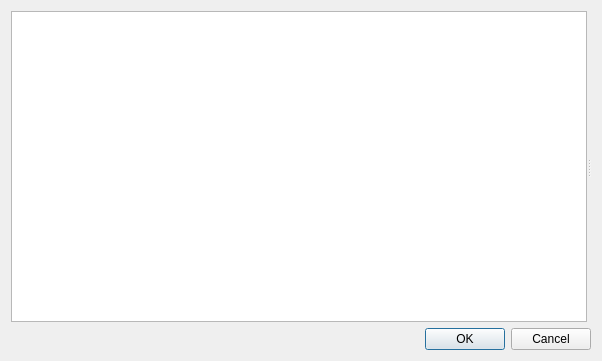
<?xml version="1.0" encoding="UTF-8"?>
<ui version="4.0">
 <class>Dialog</class>
 <widget class="QDialog" name="Dialog">
  <property name="geometry">
   <rect>
    <x>0</x>
    <y>0</y>
    <width>602</width>
    <height>361</height>
   </rect>
  </property>
  <property name="windowTitle">
   <string>Dialog</string>
  </property>
  <layout class="QVBoxLayout" name="verticalLayout">
   <item>
    <widget class="QSplitter" name="splitter">
     <property name="orientation">
      <enum>Qt::Horizontal</enum>
     </property>
     <widget class="QListWidget" name="compoList"/>
     <widget class="QWidget" name="widget" native="true">
      <layout class="QHBoxLayout" name="horizontalLayout">
       <property name="margin">
        <number>0</number>
       </property>
       <item>
        <widget class="QStackedWidget" name="stack"/>
       </item>
      </layout>
     </widget>
    </widget>
   </item>
   <item>
    <widget class="QDialogButtonBox" name="buttonBox">
     <property name="orientation">
      <enum>Qt::Horizontal</enum>
     </property>
     <property name="standardButtons">
      <set>QDialogButtonBox::Cancel|QDialogButtonBox::Ok</set>
     </property>
    </widget>
   </item>
  </layout>
 </widget>
 <resources/>
 <connections>
  <connection>
   <sender>buttonBox</sender>
   <signal>accepted()</signal>
   <receiver>Dialog</receiver>
   <slot>accept()</slot>
   <hints>
    <hint type="sourcelabel">
     <x>248</x>
     <y>254</y>
    </hint>
    <hint type="destinationlabel">
     <x>157</x>
     <y>274</y>
    </hint>
   </hints>
  </connection>
  <connection>
   <sender>buttonBox</sender>
   <signal>rejected()</signal>
   <receiver>Dialog</receiver>
   <slot>reject()</slot>
   <hints>
    <hint type="sourcelabel">
     <x>316</x>
     <y>260</y>
    </hint>
    <hint type="destinationlabel">
     <x>286</x>
     <y>274</y>
    </hint>
   </hints>
  </connection>
 </connections>
</ui>
